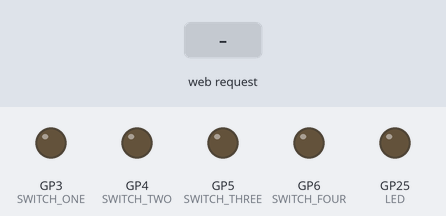
Recording of a program running on a simulated Raspberry Pi Pico running MicroPython. Shown: output pins drawn as LEDs (lit = HIGH). The inputs (shaded band) are chosen by the test bench. WiFi joins after 1.5 s; values from a settings file that is not in the repository are placeholders; what the program prints to the serial console is not drawn.

Above: at 6.2 s.
6.3 s: HTTP request GET /lighton? received
At 7.1 s:
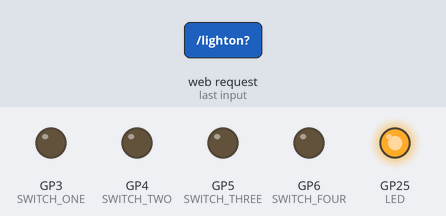
7.8 s: HTTP request GET /switch-one/on received
At 8.3 s:
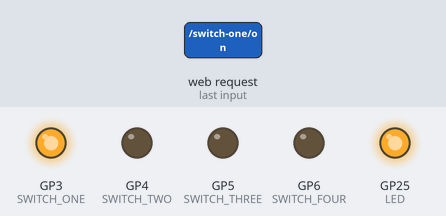
9.3 s: HTTP request GET /lightoff? received
At 10.5 s:
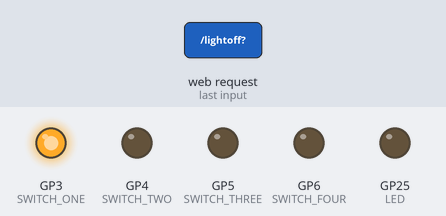
10.8 s: HTTP request GET /switch-two/on received
At 11.8 s:
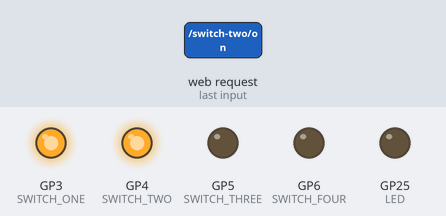
12.3 s: HTTP request GET /switch-one/off received
At 12.9 s:
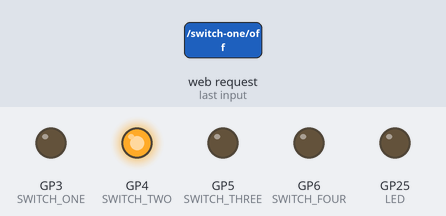
13.8 s: HTTP request GET /switch-three/on received
At 15.3 s:
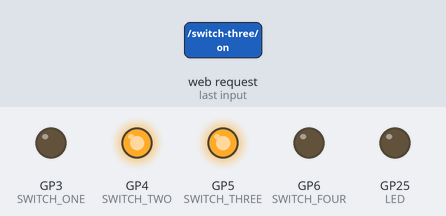
Timing chart, 0 to 16.3 s (numbered marks = the images above; inputs shaded):
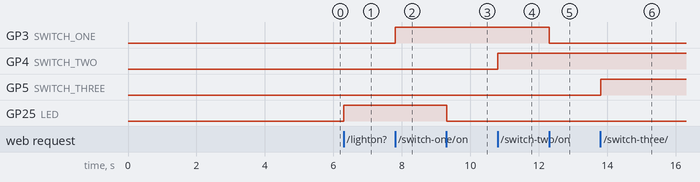

The program:

main.py
```python
import json
from time import sleep
import lib.switches as switches
import lib.request as http
import lib.wifi as wifi
import lib.DS18B20 as DS18B20
from lib.request import ResponseType, HttpRequest
import gc

# Redirect print output to a log file. Created for debugging in development mode only.
def log_print(*args, **kwargs):
    with open("log.txt", "a") as log_file:
        print(*args, **kwargs, file=log_file)
        print(*args, **kwargs)


# Available types: 1 - JSON, 2 - HTML
response_type_header = "X-RESPONSE-TYPE:"

# TODO read html with javascript from other file
def webpage():
    html = f"""
            <!DOCTYPE html>
            <html>
            <form action="./lighton" method="POST">
            <input type="submit" value="Light on" />
            </form>
            <form action="./lightoff">
            <input type="submit" value="Light off" />
            </form>
            <div class="switches-state">
            {switches.reportSwitchState()}
            </div>
            </body>
            </html>
            """
    return str(html)

def serve(wifiConnection: wifi.Wifi):
    while True:
        print("Waiting for client connections...")
        # connection is an opened socket. Accept method returns tuple: conn which is(new socket[0]) and address
        # socket is blocking main thread, waiting for client connection.
        # Library adds socketOpened.settimeout(5.0) to interrupt blocked thread and do other stuffs like
        # check wifi connection.
        try:
            wifiConnection.socketOpened.settimeout(5.0)
            client = wifiConnection.socketOpened.accept()[0]
            print(client)
            # Receive data from the socket as byte object max 1024 bytes.
            requestBytes = client.recv(1024)
            requestString = str(requestBytes)
            print(requestString)
            httpRequest: HttpRequest = http.HttpRequest(requestString)
            print("Parsed request: {}".format(httpRequest))
            response = ''

            if httpRequest.endpoint == '/lighton?':
                switches.ledOn()
                response = switches.reportSwitchState()
            elif httpRequest.endpoint =='/lightoff?':
                switches.ledOff()
                response = switches.reportSwitchState()
            elif httpRequest.endpoint =='/switch-one/on':
                switches.switchOneOn()
                response = switches.reportSwitchState()
            elif httpRequest.endpoint =='/switch-one/off':
                switches.switchOneOff()
                response = switches.reportSwitchState()
            elif httpRequest.endpoint =='/switch-two/on':
                switches.switchTwoOn()
                response = switches.reportSwitchState()
            elif httpRequest.endpoint =='/switch-two/off':
                switches.switchTwoOff()
                response = switches.reportSwitchState()
            elif httpRequest.endpoint =='/switch-three/on':
                switches.switchThreeOn()
                response = switches.reportSwitchState()
            elif httpRequest.endpoint =='/switch-three/off':
                switches.switchThreeOff()
                response = switches.reportSwitchState()
            elif httpRequest.endpoint =='/switch-four/on':
                switches.switchFourOn()
                response = switches.reportSwitchState()
            elif httpRequest.endpoint =='/switch-four/off':
                switches.switchFourOff()
                response = switches.reportSwitchState()
            elif httpRequest.endpoint =='/switch-report':
                response = switches.reportSwitchState()
            elif httpRequest.endpoint == '/read-temp':
                sensorLib = DS18B20.DS18B20(22)
                temp = sensorLib.redTemp()
                tempObj = {
                    "temp": temp,
                }
                response = json.dumps(tempObj)
            else:
                pass

            client.send("HTTP/1.1 200 OK\r\n")

            if (httpRequest.responseType == ResponseType.HTML):
                response = webpage()
                client.send("Content-Type: text/html\r\n")
            else:
                client.send("Content-Type: application/json\r\n")

            client.send("Content-Length: {}\r\n".format(len(response)))
            client.send("\r\n")
            client.send(response)
            client.close()

        except OSError as e:
            print("OS error cached, it should be a timeout, for doing other stuffs between client requests: {}".format(e))
            # sensorLib = DS18B20.DS18B20(22)
            # temp = sensorLib.redTemp()
            # print("Send it or store in array, when client ask for it send it " + temp)
            pass

        wifiConnection.checkConnection()

# Main program starts here
try:
    print("Starting app...")
    gc.collect()
    sleep(3)
    wifiConnection: wifi.Wifi = wifi.Wifi()
    serve(wifiConnection)
except KeyboardInterrupt:
    print("KeyboardInterrupt")
except Exception as e:
    print(f"An unexpected error occurred: {e}")
finally:
    wifiConnection.socketOpened.close()
```

switches.py
```python
import machine
import json

# 3 - ID - GPIO number.
LED = machine.Pin("LED", machine.Pin.OUT)
SWITCH_ONE = machine.Pin(3, machine.Pin.OUT)
SWITCH_TWO = machine.Pin(4, machine.Pin.OUT)
SWITCH_THREE = machine.Pin(5, machine.Pin.OUT)
SWITCH_FOUR = machine.Pin(6, machine.Pin.OUT)

def ledOn():
    LED.value(1)

def ledOff():
    LED.value(0)

def switchOneOn():
    SWITCH_ONE.value(1)

def switchOneOff():
    SWITCH_ONE.value(0)

def switchTwoOn():
    SWITCH_TWO.value(1)

def switchTwoOff():
    SWITCH_TWO.value(0)

def switchThreeOn():
    SWITCH_THREE.value(1)

def switchThreeOff():
    SWITCH_THREE.value(0)

def switchFourOn():
    SWITCH_FOUR.value(1)

def switchFourOff():
    SWITCH_FOUR.value(0)

def reportSwitchState():
    switchStates = {
        "SWITCH_ONE": SWITCH_ONE.value(),
        "SWITCH_TWO": SWITCH_TWO.value(),
        "SWITCH_THREE": SWITCH_THREE.value(),
        "SWITCH_FOUR": SWITCH_FOUR.value()
    }
    return json.dumps(switchStates)
```

request.py
```python
# Available types: 1 - JSON, 2 - HTML
response_type_header = "X-RESPONSE-TYPE:"

class ResponseType():
    class _JSON:
        value = '1'
        def __str__(self):
            return "JSON"

        def getValue(self):
            return self.value

    class _HTML:
        value = '2'
        def __str__(self):
            return "HTML"

        def getValue(self):
            return self.value

    JSON = _JSON()
    HTML = _HTML()

class RequestMethod():
    class _GET:
        value = 'GET'
        def __str__(self):
            return "GET"

        def getValue(self):
            return self.value

    class _POST:
        value = 'POST'
        def __str__(self):
            return "POST"

        def getValue(self):
            return self.value

    class _PUT:
        value = 'PUT'
        def __str__(self):
            return "PUT"

        def getValue(self):
            return self.value

    class _DELETE:
        value = 'DELETE'
        def __str__(self):
            return "DELETE"

        def getValue(self):
            return self.value

    GET = _GET()
    POST = _POST()
    PUT = _PUT()
    DELETE = _DELETE()

class HttpRequest:

    responseType: ResponseType = ResponseType.HTML
    requestMethod: RequestMethod = RequestMethod.GET
    endpoint: str = ''

    def __init__(self, requestString: str):
        self.responseType = self._getResponseType(requestString)
        print("# {}".format(requestString))
        requestParts: list[str]= self._getRequestParts(requestString)
        print("### {}".format(requestParts))
        self.requestMethod = self._getRequestMethod(requestParts)
        self.endpoint = self._getRequestEndpoint(requestParts)

    def _getResponseType(self, request: str) -> ResponseType:
        try:
            headerStart = request.find(response_type_header)
            if headerStart == -1:
                print("Header not found; defaulting to HTML.")
                return ResponseType.HTML

            headerValue = request[headerStart + len(response_type_header):].split("\r\n", 1)[0].strip()
            print(f"Extracted response type header: '{headerValue}'")

            if headerValue.startswith(ResponseType.JSON.getValue()):
                return ResponseType.JSON
            else:
                return ResponseType.HTML

        except IndexError as e:
            print("Error parsing the response type header, defaulting to HTML.", e)
            return ResponseType.HTML

        except Exception as e:
            print("An unexpected error occurred. Getting default response type.", e)
            return ResponseType.HTML

    def _getRequestMethod(self, requestParts: list[str]) -> RequestMethod:
        try:
            requestMethodString = requestParts[0].strip()
            print("Request method string: {}".format(requestMethodString))

            if (requestMethodString == RequestMethod.GET.getValue()):
                return RequestMethod.GET
            elif (requestMethodString == RequestMethod.PUT.getValue()):
                return RequestMethod.PUT
            elif (requestMethodString == RequestMethod.POST.getValue()):
                return RequestMethod.POST
            elif (requestMethodString == RequestMethod.DELETE.getValue()):
                return RequestMethod.DELETE
            else:
                print("Request method not found; defaulting to GET.")
                return RequestMethod.GET

        except IndexError as e:
            print("Error parsing the response type header, defaulting to HTML.", e)
            return ResponseType.HTML

        except Exception as e:
            print("An unexpected error occurred. Getting default response type.", e)
            return ResponseType.HTML

    def _getRequestEndpoint(self, requestParts: list[str]) -> str:
        try:
            return requestParts[1]
        except IndexError as e:
            print("Error parsing the response type header, defaulting to empty string.", e)
            return ''
        except Exception as e:
            print("An unexpected error occurred. Getting default response endpoint.", e)
            return ''

    def _getRequestParts(self, requestString: str) -> list[str]:
        try:
            # First characters are b'GET ...b=0, '=1.
            return requestString[2:].split()
        except IndexError as e:
            print("Error parsing the response type header, defaulting to ''.", e)
            return ['']
        except Exception as e:
            print("An unexpected error occurred. Getting default response endpoint.", e)
            return ['']

    def __str__(self):
        return f"""{self.endpoint}, {self.requestMethod}, {self.responseType}"""
```

wifi.py
```python
import network
# create config.py in the root folder
import config
import socket
from time import sleep
import machine

ssid = config.WIFI_SSID
password = config.WIFI_PASSWORD
wifiCheckSleepTimeSec = 5

class Wifi:
    wlan: network.WLAN = None
    ip: str = None
    socketOpened: socket = None

    def __init__(self):
        self._handleConnectToWiFi()
        self.openSocket()

    """
    Method will try to connect to WiFi network by provided data in config.py.
    To handle the lack of WiFi network method will rise exception after 5 attempts in +- 5 seconds.
    Exception must be cached and connect method must be called again - for example in loop.
    This behavior is caused by the need to reuse the connect method from wlan module.
    """
    def connect(self):
        # connect as client. AP_IF - make access point
        self.wlan = network.WLAN(network.STA_IF)
        self.wlan.active(True)
        self.wlan.ifconfig((config.IP_ADDRESS, config.SUBNET_MASK, config.GATEWAY, config.DNS))
        self.wlan.connect(ssid, password)
        connectionAttempts = 0
        while self.wlan.isconnected() == False:
            print('Waiting for connection...')
            sleep(1)
            connectionAttempts += 1
            print("Connection attempts: {}".format(connectionAttempts))
            if (connectionAttempts == 5):
                raise Exception("Maximum connection attempts reached")
        print(self.wlan.ifconfig())
        return self.wlan.ifconfig()[0]

    """
    Method will try to open the socket on port 80 and bind it to machine ip address.
    If any exception occur, machine will restart to release all resource.
    After reboot main.py will be started again.
    """
    def openSocket(self):
        try:
            self._delegateOpenSocket()
        except OSError as e:
            print("OS error cached...")
            if e.errno == 98:
                print("Error cached - address in use. Machine reset needed")
                sleep(5)
                machine.reset()
            else:
                print("Unknown error while trying to open socket. Machine reset needed")
                sleep(5)
                machine.reset()

    """
    Method will try to receive data from socket.
    If error will rise - socket might be closed.
    """
    def isSocketOpened(self) -> bool:
        print("Checking socket state...")
        try:
            self.socketOpened.settimeout(1.5)
            client = self.socketOpened.accept()[0].recv(1024)
            client.close()
            print("Socket is open")
            return True
        except OSError as oe:
            print("errno: {}".format(oe.errno))
            if oe.errno == 110:
                print("Timeout error cached. Socket should be open")
                return True
            print("Socket error - socket might be closed: {}".format(oe))
            return False


    """
    Method will check WiFi connection.
    If WiFi was lost, method will try to connect until connection will return.
    After connection restore, method will handle socket state.
    """
    def checkConnection(self):
        if self.wlan.isconnected():
            print("Wifi connected...")
        else:
            print("Wifi connection lost...")
            self._handleConnectToWiFi()
            if not self.isSocketOpened():
                self.openSocket()

    def _handleConnectToWiFi(self):
        print("Request for handle connect to WiFi. Starting loop...")
        while(self.wlan == None or not self.wlan.isconnected()):
            try:
                self.ip = self.connect()
            except Exception as ex:
                print("Connection error {}".format(ex))
                pass

    def _delegateOpenSocket(self):
            print("Try to open socket")
            address = (self.ip, 80)
            print("Creating socket")
            self.socketOpened = socket.socket()
            print("Binding address to the socket")
            self.socketOpened.bind(address)
            print("Setting socket to listen")
            self.socketOpened.listen(1)
            print(self.socketOpened)
```

DS18B20.py
```python
import machine, onewire, ds18x20, time

class DS18B20:
  dsPin = None
  dsSensor = None
  roms = None

  def __init__(self, dataPin: int):
    self.dsPin = machine.Pin(dataPin)
    self.dsSensor = ds18x20.DS18X20(onewire.OneWire(self.dsPin))
    self.roms = self.dsSensor.scan()
    print('Found DS devices: ', self.roms)

  def redTemp(self) -> str:
    if (self.dsPin == None or self.dsSensor == None ):
      raise Exception("Device not configured properly, try again")
    self.dsSensor.convert_temp()
    time.sleep_ms(750)
    for rom in self.roms:
      print(rom)
      tempC = self.dsSensor.read_temp(rom)
      tempFormatted = "{:.2f}".format(tempC)
      print('temperature (C):', tempFormatted)
      return tempFormatted
```

Measured:
- after the input at 6.3 s, GP25 (LED): LOW → HIGH at once
- after the input at 7.8 s, GP3 (SWITCH_ONE): LOW → HIGH at once
- after the input at 9.3 s, GP25 (LED): HIGH → LOW at once
- after the input at 10.8 s, GP4 (SWITCH_TWO): LOW → HIGH at once
- after the input at 12.3 s, GP3 (SWITCH_ONE): HIGH → LOW at once
- after the input at 13.8 s, GP5 (SWITCH_THREE): LOW → HIGH at once
